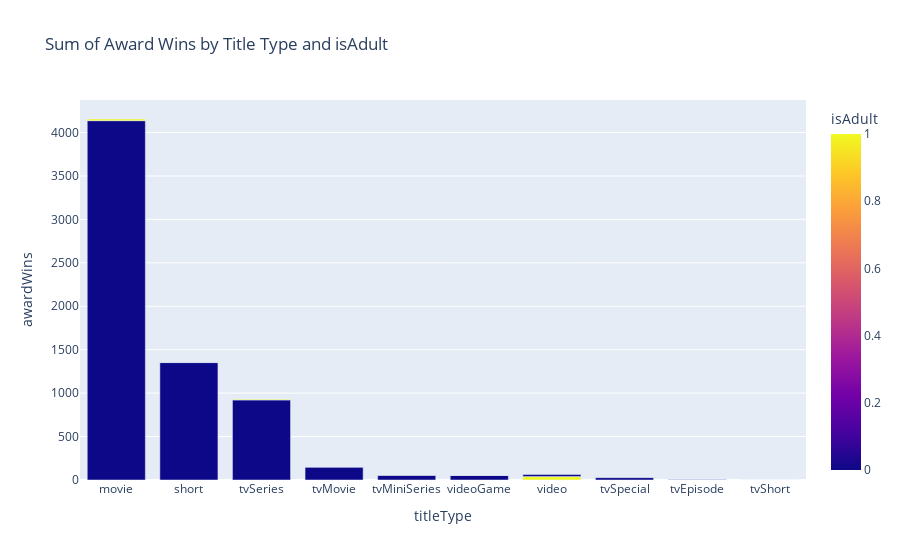

This figure's notebook cell:
### Markdown cell above
From the output code it is noticed that the first 3 units for number of votes belong to the category 'movies' of the variable 'titleType'.
These are respectively:
1. Harry Potter and the Deathly Hallows - Part 2 with 966.565 votes.
2. Il buono, il brutto, il cattivo with 825.934 votes.
3. Full Metal Jacket with 803.146 votes.

### Code cell
import plotly.express as px

# Raggruppa per titleType e isAdult e somma i premi vinti
df_grouped = df.groupby(['titleType', 'isAdult'])['awardWins'].sum().reset_index()

# Ordina il DataFrame per awardWins in ordine decrescente
df_grouped = df_grouped.sort_values(by='awardWins', ascending=False)

# Crea un bar plot usando Plotly
fig = px.bar(df_grouped, x='titleType', y='awardWins', color='isAdult', barmode='group',
             title='Sum of Award Wins by Title Type and isAdult')

# Mostra il grafico
fig.show()

### Figure 1 — Plotly figure (JSON) as saved in the notebook; plotly's stock layout.template omitted (floating-point values rounded to 4 significant figures)
{"data": [{"alignmentgroup": "True", "hovertemplate": "titleType=%{x}<br>awardWins=%{y}<br>isAdult=%{marker.color}<extra></extra>", "legendgroup": "", "marker": {"color": [0, 0, 0, 0, 0, 0, 1, 0, 0, 1, 1, 0, 0, 1, 1, 1, 1, 1], "coloraxis": "coloraxis", "pattern": {"shape": ""}}, "name": "", "offsetgroup": "", "orientation": "v", "showlegend": false, "textposition": "auto", "type": "bar", "x": ["movie", "short", "tvSeries", "tvMovie", "tvMiniSeries", "videoGame", "video", "tvSpecial", "video", "movie", "tvSeries", "tvEpisode", "tvShort", "tvMovie", "tvMiniSeries", "tvEpisode", "short", "videoGame"], "xaxis": "x", "y": [4137, 1352, 922, 149, 55, 52, 39, 27, 24, 19, 9, 8, 1, 0, 0, 0, 0, 0], "yaxis": "y"}], "layout": {"barmode": "group", "coloraxis": {"colorbar": {"title": {"text": "isAdult"}}, "colorscale": [[0, "#0d0887"], [0.1111, "#46039f"], [0.2222, "#7201a8"], [0.3333, "#9c179e"], [0.4444, "#bd3786"], [0.5556, "#d8576b"], [0.6667, "#ed7953"], [0.7778, "#fb9f3a"], [0.8889, "#fdca26"], [1, "#f0f921"]]}, "legend": {"tracegroupgap": 0}, "title": {"text": "Sum of Award Wins by Title Type and isAdult"}, "xaxis": {"anchor": "y", "domain": [0, 1], "title": {"text": "titleType"}}, "yaxis": {"anchor": "x", "domain": [0, 1], "title": {"text": "awardWins"}}}}
